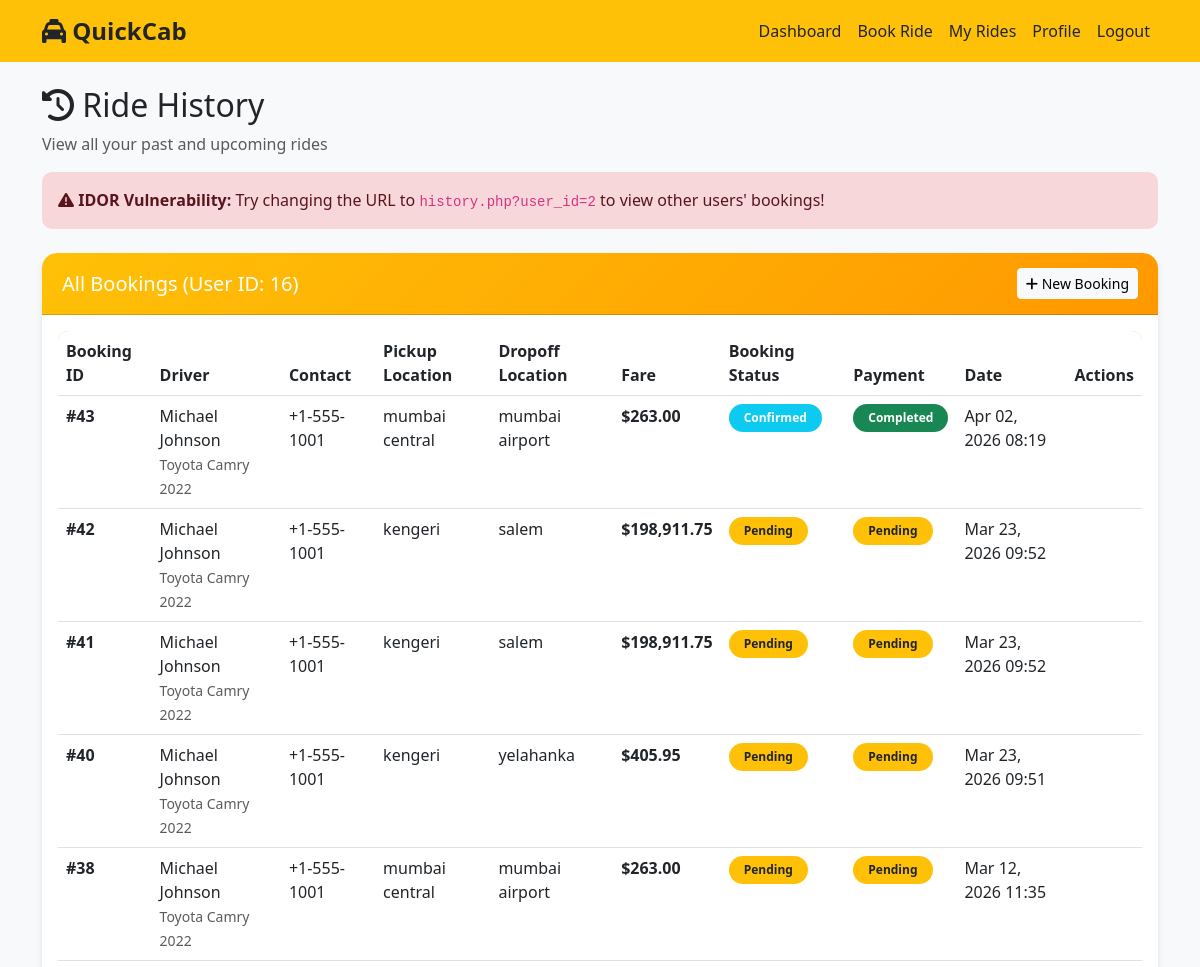
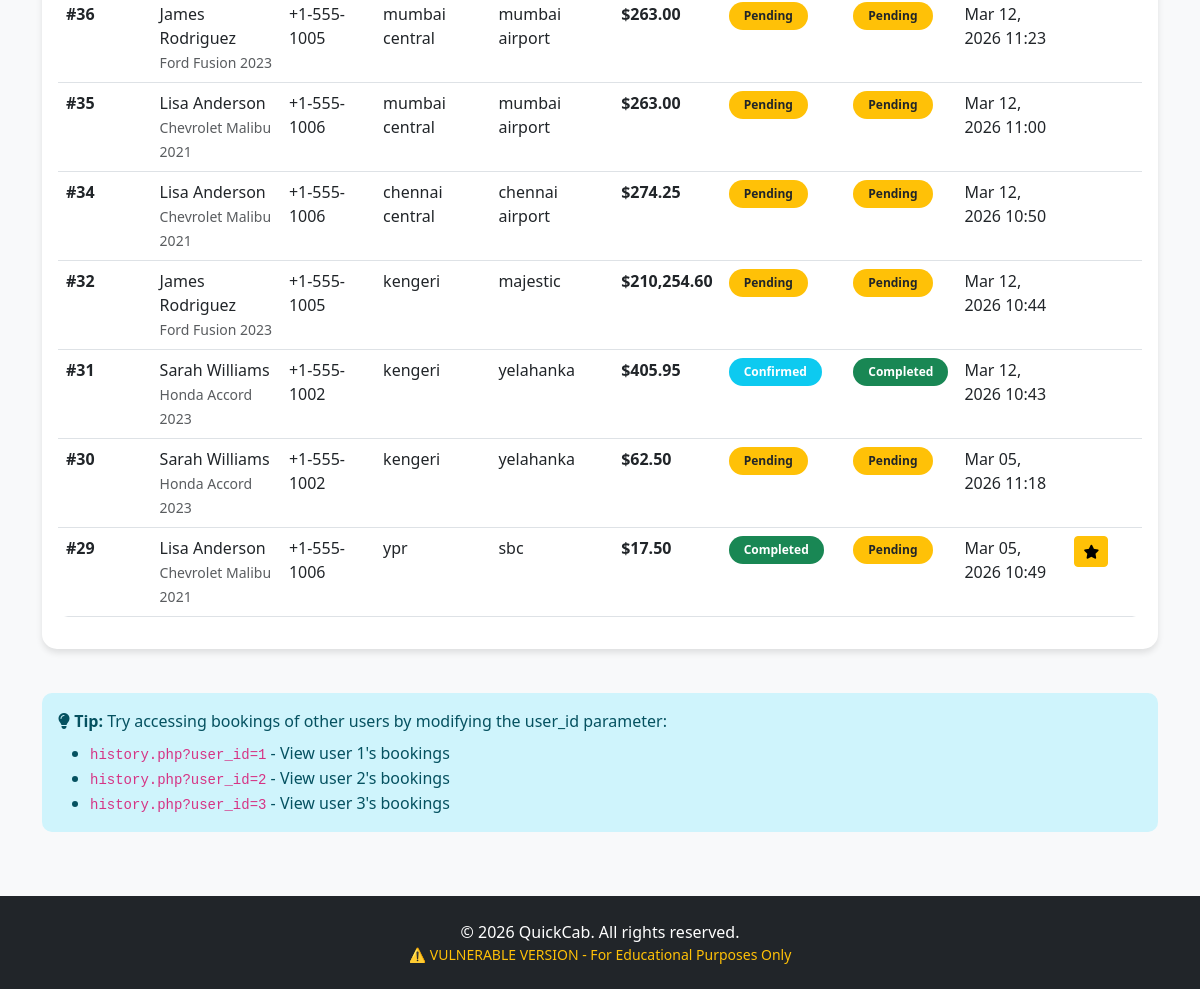
Page /cab_vulnerable/history.php (signed in) on the committed database (2 pictures, top to bottom).
### tables this page shows
CREATE TABLE `bookings` (
  `id` int(11) NOT NULL,
  `user_id` int(11) NOT NULL,
  `driver_id` int(11) NOT NULL,
  `pickup_location` varchar(255) NOT NULL,
  `dropoff_location` varchar(255) NOT NULL,
  `fare` decimal(10,2) NOT NULL,
  `status` enum('pending','confirmed','completed','cancelled') DEFAULT 'pending',
  `booking_time` timestamp NOT NULL DEFAULT current_timestamp(),
  `completed_at` timestamp NULL DEFAULT NULL
);

CREATE TABLE `drivers` (
  `id` int(11) NOT NULL,
  `name` varchar(100) NOT NULL,
  `phone` varchar(20) NOT NULL,
  `car_model` varchar(100) NOT NULL,
  `car_number` varchar(20) NOT NULL,
  `rating` decimal(3,2) DEFAULT 5.00,
  `status` enum('available','busy','offline') DEFAULT 'available',
  `created_at` timestamp NOT NULL DEFAULT current_timestamp()
);

CREATE TABLE `payments` (
  `id` int(11) NOT NULL,
  `booking_id` int(11) NOT NULL,
  `user_id` int(11) NOT NULL,
  `amount` decimal(10,2) NOT NULL,
  `payment_method` varchar(50) NOT NULL,
  `transaction_id` varchar(100) NOT NULL,
  `status` enum('pending','completed','failed') DEFAULT 'pending',
  `created_at` timestamp NOT NULL DEFAULT current_timestamp()
);

### cab_vulnerable/history.php (the view, shortened to what this page needs)
<?php
require_once 'includes/config.php';
if(isset($_GET['user_id'])) {
    $user_id = $_GET['user_id'];
} else {
    $user_id = $_SESSION['user_id'];
}
$query = "SELECT b.*, d.name as driver_name, d.car_model, d.phone as driver_phone, p.status as payment_status
          FROM bookings b
          JOIN drivers d ON b.driver_id = d.id
          LEFT JOIN payments p ON b.id = p.booking_id
          WHERE b.user_id=$user_id
          ORDER BY b.booking_time DESC";
$result = mysqli_query($conn, $query);
include 'includes/header.php';
?>
<div class="row">
    <div class="col-md-12">
        <h2><i class="fas fa-history"></i> Ride History</h2>
        <p class="text-muted">View all your past and upcoming rides</p>
    </div>
</div>
<div class="alert alert-danger">
    <strong><i class="fas fa-exclamation-triangle"></i> IDOR Vulnerability:</strong>
    Try changing the URL to <code>history.php?user_id=2</code> to view other users' bookings!
</div>
<div class="row mt-4">
    <div class="col-md-12">
        <div class="card">
            <div class="card-header d-flex justify-content-between align-items-center">
                <h5 class="mb-0 text-white">All Bookings (User ID: <?php echo $user_id; ?>)</h5>
                <a href="booking.php" class="btn btn-sm btn-light">
                    <i class="fas fa-plus"></i> New Booking
                </a>
            </div>
            <div class="card-body">
                <?php if(mysqli_num_rows($result) > 0): ?>
                    <div class="table-responsive">
                        <table class="table table-hover">
                            <thead>
                                <tr>
                                    <th>Booking ID</th>
                                    <th>Driver</th>
                                    <th>Contact</th>
                                    <th>Pickup Location</th>
                                    <th>Dropoff Location</th>
                                    <th>Fare</th>
                                    <th>Booking Status</th>
                                    <th>Payment</th>
                                    <th>Date</th>
                                    <th>Actions</th>
                                </tr>
                            </thead>
                            <tbody>
                                <?php while($booking = mysqli_fetch_assoc($result)): ?>
                                <tr>
                                    <td><strong>#<?php echo $booking['id']; ?></strong></td>
                                    <td>
                                        <?php echo $booking['driver_name']; ?><br>
                                        <small class="text-muted"><?php echo $booking['car_model']; ?></small>
                                    </td>
                                    <td><?php echo $booking['driver_phone']; ?></td>
                                    <td><?php echo $booking['pickup_location']; ?></td>
                                    <td><?php echo $booking['dropoff_location']; ?></td>
                                    <td><strong>$<?php echo number_format($booking['fare'], 2); ?></strong></td>
                                    <td>
                                        <?php
                                        $badge_class = '';
                                        switch($booking['status']) {
                                            case 'completed': $badge_class = 'bg-success'; break;
                                            case 'confirmed': $badge_class = 'bg-info'; break;
                                            case 'pending': $badge_class = 'bg-warning text-dark'; break;
                                        }
                                        ?>
                                        <span class="badge <?php echo $badge_class; ?>">
                                            <?php echo ucfirst($booking['status']); ?>
                                        </span>
                                    </td>
                                    <td>
                                        <?php
                                        $payment_class = '';
                                        $payment_status = $booking['payment_status'] ?? 'N/A';
                                        switch($payment_status) {
                                            case 'completed': $payment_class = 'bg-success'; break;
                                            case 'pending': $payment_class = 'bg-warning text-dark'; break;
                                        }
                                        ?>
                                        <span class="badge <?php echo $payment_class; ?>">
                                            <?php echo ucfirst($payment_status); ?>
                                        </span>
                                    </td>
                                    <td><?php echo date('M d, Y H:i', strtotime($booking['booking_time'])); ?></td>
                                    <td>
                                        <?php if($booking['status'] == 'completed'): ?>
                                            <a href="reviews.php?booking_id=<?php echo $booking['id']; ?>"
                                               class="btn btn-sm btn-warning" title="Add Review">
                                                <i class="fas fa-star"></i>
                                            </a>
                                        <?php endif; ?>
                                    </td>
                                </tr>
                                <?php endwhile; ?>
                            </tbody>
                        </table>
                    </div>
                <?php endif; ?>
            </div>
        </div>
    </div>
</div>
<div class="row mt-4">
    <div class="col-md-12">
        <div class="alert alert-info">
            <strong><i class="fas fa-lightbulb"></i> Tip:</strong>
            Try accessing bookings of other users by modifying the user_id parameter:
            <ul class="mb-0 mt-2">
                <li><code>history.php?user_id=1</code> - View user 1's bookings</li>
                <li><code>history.php?user_id=2</code> - View user 2's bookings</li>
                <li><code>history.php?user_id=3</code> - View user 3's bookings</li>
            </ul>
        </div>
    </div>
</div>
<?php include 'includes/footer.php'; ?>

### cab_vulnerable/assets/css/style.css (style rules this page uses)
:root { --primary-color: #ffc107; --secondary-color: #212529; --success-color: #28a745; --danger-color: #dc3545; --warning-color: #ff9800; --info-color: #17a2b8; --light-bg: #f8f9fa; --dark-bg: #343a40; }
body { font-family: 'Segoe UI', Tahoma, Geneva, Verdana, sans-serif; background-color: var(--light-bg); min-height: 100vh; display: flex; flex-direction: column; }
.card { border: none; border-radius: 15px; box-shadow: 0 4px 6px rgba(0,0,0,0.1); transition: transform 0.3s ease, box-shadow 0.3s ease; margin-bottom: 20px; }
.card-header { background: linear-gradient(135deg, var(--primary-color) 0%, var(--warning-color) 100%); color: white; font-weight: 600; border-radius: 15px 15px 0 0 !important; padding: 15px 20px; }
.table { background-color: white; border-radius: 10px; overflow: hidden; }
.table thead { background-color: var(--primary-color); color: var(--secondary-color); }
.badge { padding: 8px 15px; border-radius: 20px; font-weight: 600; }
.alert { border-radius: 10px; border: none; }

### rows in the picture
bookings: id "43", driver.name "Michael Johnson", driver.car_model "Toyota Camry 2022", driver.phone "+1-555-1001", pickup_location "mumbai central", dropoff_location "mumbai airport", fare "263.00", status "Confirmed", payments.status "Completed", booking_time "Apr 02, 2026 08:19"
bookings: id "42", driver.name "Michael Johnson", driver.car_model "Toyota Camry 2022", driver.phone "+1-555-1001", pickup_location "kengeri", dropoff_location "salem", fare "198,911.75", status "Pending", payments.status "Pending", booking_time "Mar 23, 2026 09:52"
bookings: id "41", driver.name "Michael Johnson", driver.car_model "Toyota Camry 2022", driver.phone "+1-555-1001", pickup_location "kengeri", dropoff_location "salem", fare "198,911.75", status "Pending", payments.status "Pending", booking_time "Mar 23, 2026 09:52"
bookings: id "40", driver.name "Michael Johnson", driver.car_model "Toyota Camry 2022", driver.phone "+1-555-1001", pickup_location "kengeri", dropoff_location "yelahanka", fare "405.95", status "Pending", payments.status "Pending", booking_time "Mar 23, 2026 09:51"
bookings: id "38", driver.name "Michael Johnson", driver.car_model "Toyota Camry 2022", driver.phone "+1-555-1001", pickup_location "mumbai central", dropoff_location "mumbai airport", fare "263.00", status "Pending", payments.status "Pending", booking_time "Mar 12, 2026 11:35"
bookings: id "36", driver.name "James Rodriguez", driver.car_model "Ford Fusion 2023", driver.phone "+1-555-1005", pickup_location "mumbai central", dropoff_location "mumbai airport", fare "263.00", status "Pending", payments.status "Pending", booking_time "Mar 12, 2026 11:23"
bookings: id "35", driver.name "Lisa Anderson", driver.car_model "Chevrolet Malibu 2021", driver.phone "+1-555-1006", pickup_location "mumbai central", dropoff_location "mumbai airport", fare "263.00", status "Pending", payments.status "Pending", booking_time "Mar 12, 2026 11:00"
bookings: id "34", driver.name "Lisa Anderson", driver.car_model "Chevrolet Malibu 2021", driver.phone "+1-555-1006", pickup_location "chennai central", dropoff_location "chennai airport", fare "274.25", status "Pending", payments.status "Pending", booking_time "Mar 12, 2026 10:50"
bookings: id "32", driver.name "James Rodriguez", driver.car_model "Ford Fusion 2023", driver.phone "+1-555-1005", pickup_location "kengeri", dropoff_location "majestic", fare "210,254.60", status "Pending", payments.status "Pending", booking_time "Mar 12, 2026 10:44"
bookings: id "31", driver.name "Sarah Williams", driver.car_model "Honda Accord 2023", driver.phone "+1-555-1002", pickup_location "kengeri", dropoff_location "yelahanka", fare "405.95", status "Confirmed", payments.status "Completed", booking_time "Mar 12, 2026 10:43"
bookings: id "30", driver.name "Sarah Williams", driver.car_model "Honda Accord 2023", driver.phone "+1-555-1002", pickup_location "kengeri", dropoff_location "yelahanka", fare "62.50", status "Pending", payments.status "Pending", booking_time "Mar 05, 2026 11:18"
bookings: id "29", driver.name "Lisa Anderson", driver.car_model "Chevrolet Malibu 2021", driver.phone "+1-555-1006", pickup_location "ypr", dropoff_location "sbc", fare "17.50", status "Completed", payments.status "Pending", booking_time "Mar 05, 2026 10:49"

### other values in the picture
$user_id "16"
